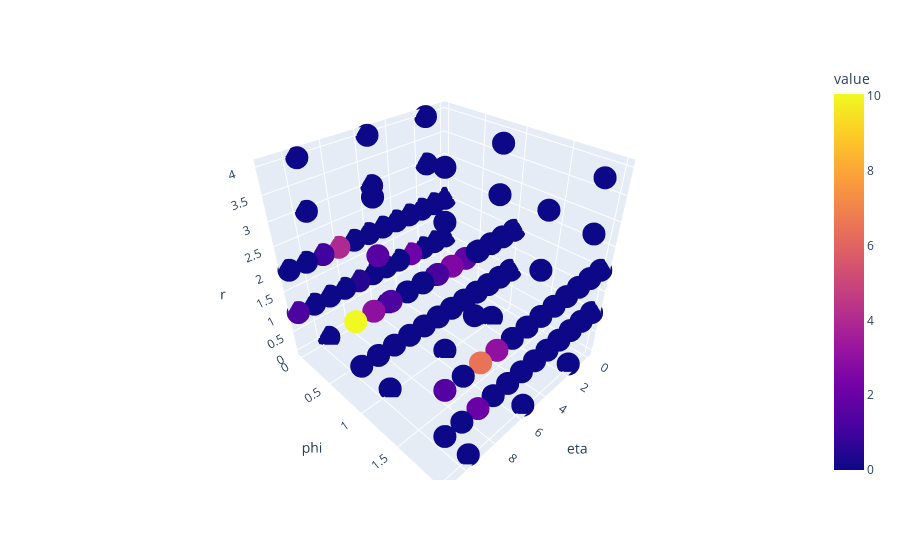

Here is the notebook cell this chart was saved with:
### Code cell
entry = DFs[0].loc[31]

TOB_ET = entry["TOB_ET"]
TOB_eta = entry["TOB_eta"]
TOB_phi = entry["TOB_phi"]
TopoCluster_ET = entry["TopoCluster_ET"]
TopoCluster_eta = entry["TopoCluster_eta"]
TopoCluster_phi = entry["TopoCluster_phi"]
SuperCell_ET = entry["SuperCell_ET"]

visualise_ROI(SuperCell_ET)
print(TOB_ET)
print(TOB_eta)
print(TOB_phi)
print(TopoCluster_ET, TopoCluster_ET.type)
print(TopoCluster_eta)
print(TopoCluster_phi)

### Figure 1 — Plotly figure (JSON) as saved in the notebook; plotly's stock layout.template omitted (floating-point values rounded to 4 significant figures)
{"data": [{"hovertemplate": "eta=%{x}<br>phi=%{y}<br>r=%{z}<br>value=%{marker.color}<extra></extra>", "legendgroup": "", "marker": {"color": [0, 0, 0, 0, 2.125, 0, 0, 0, 0, 0, 0, 0, 0, 0, 0, 0.475, 0, 0, 0, 0, 0, 0, 0, 0, 0, 0, 1.275, 4, 1.025, 0, 0, 0, 0, 0, 0, 0, 0, 0, 0, 0, 0, 0, 0, 0, 0, 0, 0, 0, 0, 1.775, 2.575, 1.175, 0, 0, 0, 0, 0, 0, 0, 0, 0, 1.275, 2.975, 10.05, 1.575, 0, 0, 0, 0, 0, 0, 0, 0, 0, 0, 0, 0, 0, 0, 0, 0, 0, 0, 0, 0, 0, 0, 0, 0, 0, 2, 0, 0, 3, 6.5, 0, 1.5, 0, 0], "coloraxis": "coloraxis", "symbol": "circle"}, "mode": "markers", "name": "", "scene": "scene", "showlegend": false, "type": "scatter3d", "x": [1.5, 0, 1, 2, 3, 0, 1, 2, 3, 1.5, 1.5, 5.5, 4, 5, 6, 7, 4, 5, 6, 7, 5.5, 5.5, 9.5, 8, 9, 10, 11, 8, 9, 10, 11, 9.5, 9.5, 1.5, 0, 1, 2, 3, 0, 1, 2, 3, 1.5, 1.5, 5.5, 4, 5, 6, 7, 4, 5, 6, 7, 5.5, 5.5, 9.5, 8, 9, 10, 11, 8, 9, 10, 11, 9.5, 9.5, 1.5, 0, 1, 2, 3, 0, 1, 2, 3, 1.5, 1.5, 5.5, 4, 5, 6, 7, 4, 5, 6, 7, 5.5, 5.5, 9.5, 8, 9, 10, 11, 8, 9, 10, 11, 9.5, 9.5], "y": [0, 0, 0, 0, 0, 0, 0, 0, 0, 0, 0, 0, 0, 0, 0, 0, 0, 0, 0, 0, 0, 0, 0, 0, 0, 0, 0, 0, 0, 0, 0, 0, 0, 1, 1, 1, 1, 1, 1, 1, 1, 1, 1, 1, 1, 1, 1, 1, 1, 1, 1, 1, 1, 1, 1, 1, 1, 1, 1, 1, 1, 1, 1, 1, 1, 1, 2, 2, 2, 2, 2, 2, 2, 2, 2, 2, 2, 2, 2, 2, 2, 2, 2, 2, 2, 2, 2, 2, 2, 2, 2, 2, 2, 2, 2, 2, 2, 2, 2], "z": [0, 1, 1, 1, 1, 2, 2, 2, 2, 3, 4, 0, 1, 1, 1, 1, 2, 2, 2, 2, 3, 4, 0, 1, 1, 1, 1, 2, 2, 2, 2, 3, 4, 0, 1, 1, 1, 1, 2, 2, 2, 2, 3, 4, 0, 1, 1, 1, 1, 2, 2, 2, 2, 3, 4, 0, 1, 1, 1, 1, 2, 2, 2, 2, 3, 4, 0, 1, 1, 1, 1, 2, 2, 2, 2, 3, 4, 0, 1, 1, 1, 1, 2, 2, 2, 2, 3, 4, 0, 1, 1, 1, 1, 2, 2, 2, 2, 3, 4]}], "layout": {"coloraxis": {"colorbar": {"title": {"text": "value"}}, "colorscale": [[0, "#0d0887"], [0.1111, "#46039f"], [0.2222, "#7201a8"], [0.3333, "#9c179e"], [0.4444, "#bd3786"], [0.5556, "#d8576b"], [0.6667, "#ed7953"], [0.7778, "#fb9f3a"], [0.8889, "#fdca26"], [1, "#f0f921"]]}, "legend": {"tracegroupgap": 0}, "margin": {"t": 60}, "scene": {"domain": {"x": [0, 1], "y": [0, 1]}, "xaxis": {"title": {"text": "eta"}}, "yaxis": {"title": {"text": "phi"}}, "zaxis": {"title": {"text": "r"}}}}}
